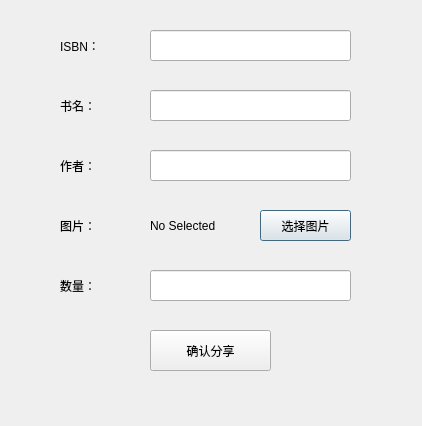
<?xml version="1.0" encoding="UTF-8"?>
<ui version="4.0">
 <class>RA_ShareBook</class>
 <widget class="QDialog" name="RA_ShareBook">
  <property name="geometry">
   <rect>
    <x>0</x>
    <y>0</y>
    <width>422</width>
    <height>426</height>
   </rect>
  </property>
  <property name="windowTitle">
   <string>Dialog</string>
  </property>
  <widget class="QWidget" name="gridLayoutWidget">
   <property name="geometry">
    <rect>
     <x>60</x>
     <y>30</y>
     <width>71</width>
     <height>31</height>
    </rect>
   </property>
   <layout class="QGridLayout" name="gridLayout">
    <item row="0" column="0">
     <widget class="QLabel" name="label">
      <property name="text">
       <string>ISBN：</string>
      </property>
     </widget>
    </item>
   </layout>
  </widget>
  <widget class="QWidget" name="gridLayoutWidget_2">
   <property name="geometry">
    <rect>
     <x>60</x>
     <y>90</y>
     <width>71</width>
     <height>31</height>
    </rect>
   </property>
   <layout class="QGridLayout" name="gridLayout_2">
    <item row="0" column="0">
     <widget class="QLabel" name="label_2">
      <property name="text">
       <string>书名：</string>
      </property>
     </widget>
    </item>
   </layout>
  </widget>
  <widget class="QWidget" name="gridLayoutWidget_3">
   <property name="geometry">
    <rect>
     <x>60</x>
     <y>150</y>
     <width>71</width>
     <height>31</height>
    </rect>
   </property>
   <layout class="QGridLayout" name="gridLayout_3">
    <item row="0" column="0">
     <widget class="QLabel" name="label_3">
      <property name="text">
       <string>作者：</string>
      </property>
     </widget>
    </item>
   </layout>
  </widget>
  <widget class="QWidget" name="gridLayoutWidget_4">
   <property name="geometry">
    <rect>
     <x>60</x>
     <y>210</y>
     <width>71</width>
     <height>31</height>
    </rect>
   </property>
   <layout class="QGridLayout" name="gridLayout_4">
    <item row="0" column="0">
     <widget class="QLabel" name="label_4">
      <property name="text">
       <string>图片：</string>
      </property>
     </widget>
    </item>
   </layout>
  </widget>
  <widget class="QWidget" name="gridLayoutWidget_5">
   <property name="geometry">
    <rect>
     <x>60</x>
     <y>270</y>
     <width>71</width>
     <height>31</height>
    </rect>
   </property>
   <layout class="QGridLayout" name="gridLayout_5">
    <item row="0" column="0">
     <widget class="QLabel" name="label_5">
      <property name="text">
       <string>数量：</string>
      </property>
     </widget>
    </item>
   </layout>
  </widget>
  <widget class="QLineEdit" name="lineEdit">
   <property name="geometry">
    <rect>
     <x>150</x>
     <y>30</y>
     <width>201</width>
     <height>31</height>
    </rect>
   </property>
  </widget>
  <widget class="QLineEdit" name="lineEdit_2">
   <property name="geometry">
    <rect>
     <x>150</x>
     <y>90</y>
     <width>201</width>
     <height>31</height>
    </rect>
   </property>
  </widget>
  <widget class="QLineEdit" name="lineEdit_3">
   <property name="geometry">
    <rect>
     <x>150</x>
     <y>150</y>
     <width>201</width>
     <height>31</height>
    </rect>
   </property>
  </widget>
  <widget class="QLineEdit" name="lineEdit_4">
   <property name="geometry">
    <rect>
     <x>150</x>
     <y>270</y>
     <width>201</width>
     <height>31</height>
    </rect>
   </property>
  </widget>
  <widget class="QPushButton" name="pushButton">
   <property name="geometry">
    <rect>
     <x>260</x>
     <y>210</y>
     <width>91</width>
     <height>31</height>
    </rect>
   </property>
   <property name="text">
    <string>选择图片</string>
   </property>
  </widget>
  <widget class="QWidget" name="gridLayoutWidget_6">
   <property name="geometry">
    <rect>
     <x>150</x>
     <y>210</y>
     <width>91</width>
     <height>31</height>
    </rect>
   </property>
   <layout class="QGridLayout" name="gridLayout_6">
    <item row="0" column="0">
     <widget class="QLabel" name="label_6">
      <property name="text">
       <string>No Selected</string>
      </property>
     </widget>
    </item>
   </layout>
  </widget>
  <widget class="QPushButton" name="pushButton_2">
   <property name="geometry">
    <rect>
     <x>150</x>
     <y>330</y>
     <width>121</width>
     <height>41</height>
    </rect>
   </property>
   <property name="text">
    <string>确认分享</string>
   </property>
  </widget>
 </widget>
 <resources/>
 <connections/>
</ui>
